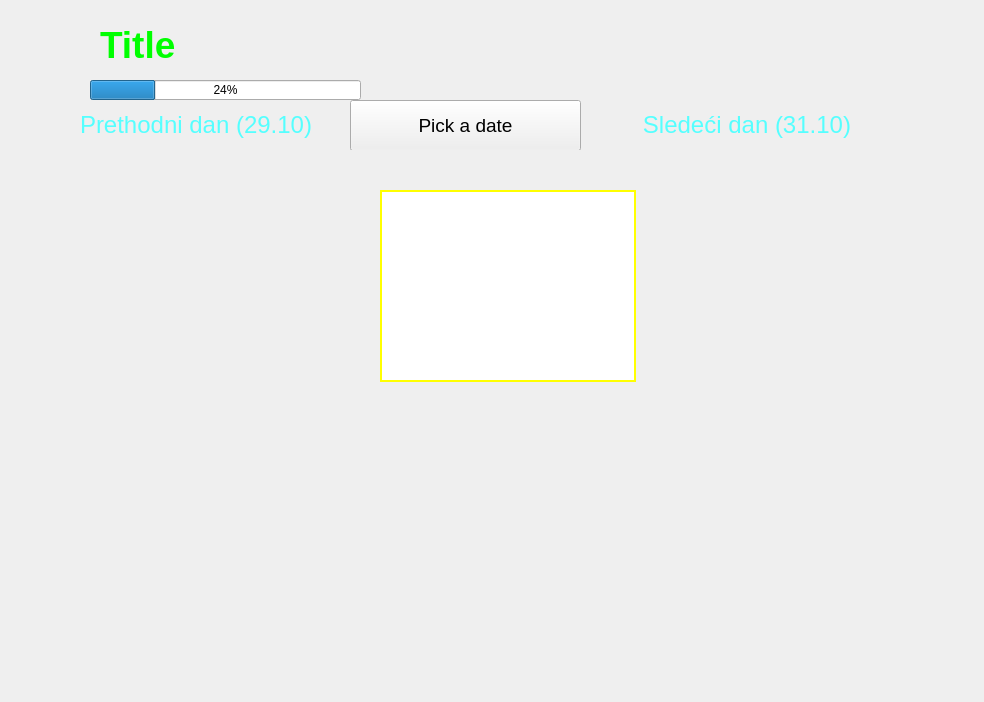
<?xml version="1.0" encoding="UTF-8"?>
<ui version="4.0">
 <class>Frame</class>
 <widget class="QFrame" name="Frame">
  <property name="geometry">
   <rect>
    <x>0</x>
    <y>0</y>
    <width>984</width>
    <height>702</height>
   </rect>
  </property>
  <property name="windowTitle">
   <string>Frame</string>
  </property>
  <widget class="QLabel" name="lbl_title">
   <property name="geometry">
    <rect>
     <x>100</x>
     <y>10</y>
     <width>771</width>
     <height>70</height>
    </rect>
   </property>
   <property name="font">
    <font>
     <pointsize>28</pointsize>
     <weight>75</weight>
     <bold>true</bold>
    </font>
   </property>
   <property name="styleSheet">
    <string notr="true">color: rgb(0, 255, 0);</string>
   </property>
   <property name="text">
    <string>Title</string>
   </property>
  </widget>
  <widget class="QLabel" name="lbl_site_nadanasnjidan">
   <property name="geometry">
    <rect>
     <x>10</x>
     <y>10</y>
     <width>70</width>
     <height>70</height>
    </rect>
   </property>
   <property name="text">
    <string/>
   </property>
   <property name="pixmap">
    <pixmap>../images/online_topics/websites/nadanasnjidan.jpg</pixmap>
   </property>
   <property name="scaledContents">
    <bool>true</bool>
   </property>
   <property name="alignment">
    <set>Qt::AlignCenter</set>
   </property>
  </widget>
  <widget class="QFrame" name="frm_nav">
   <property name="geometry">
    <rect>
     <x>20</x>
     <y>100</y>
     <width>900</width>
     <height>50</height>
    </rect>
   </property>
   <property name="frameShape">
    <enum>QFrame::NoFrame</enum>
   </property>
   <property name="frameShadow">
    <enum>QFrame::Plain</enum>
   </property>
   <widget class="QLabel" name="lbl_nav_prev_pic">
    <property name="geometry">
     <rect>
      <x>0</x>
      <y>0</y>
      <width>50</width>
      <height>50</height>
     </rect>
    </property>
    <property name="styleSheet">
     <string notr="true">QLabel {color: rgb(85, 255, 255);}
QLabel:hover {background-color: qlineargradient(spread:pad, x1:0, y1:0.00568182, x2:0.98, y2:0.982955, stop:0 rgb(38, 19, 255), stop:1 rgb(150, 207, 207));}

</string>
    </property>
    <property name="text">
     <string/>
    </property>
    <property name="pixmap">
     <pixmap>../images/back_arrow.png</pixmap>
    </property>
    <property name="scaledContents">
     <bool>true</bool>
    </property>
   </widget>
   <widget class="QLabel" name="lbl_nav_prev">
    <property name="geometry">
     <rect>
      <x>60</x>
      <y>0</y>
      <width>271</width>
      <height>50</height>
     </rect>
    </property>
    <property name="font">
     <font>
      <pointsize>18</pointsize>
     </font>
    </property>
    <property name="styleSheet">
     <string notr="true">QLabel {color: rgb(85, 255, 255);}
QLabel:hover {background-color: qlineargradient(spread:pad, x1:0, y1:0.00568182, x2:0.98, y2:0.982955, stop:0 rgb(38, 19, 255), stop:1 rgb(150, 207, 207));}

</string>
    </property>
    <property name="text">
     <string>Prethodni dan (29.10)</string>
    </property>
   </widget>
   <widget class="QLabel" name="lbl_nav_next_pic">
    <property name="geometry">
     <rect>
      <x>850</x>
      <y>0</y>
      <width>50</width>
      <height>50</height>
     </rect>
    </property>
    <property name="styleSheet">
     <string notr="true">QLabel {color: rgb(85, 255, 255);}
QLabel:hover {background-color: qlineargradient(spread:pad, x1:0, y1:0.00568182, x2:0.98, y2:0.982955, stop:0 rgb(38, 19, 255), stop:1 rgb(150, 207, 207));}

</string>
    </property>
    <property name="text">
     <string/>
    </property>
    <property name="pixmap">
     <pixmap>../images/forward_arrow.png</pixmap>
    </property>
    <property name="scaledContents">
     <bool>true</bool>
    </property>
   </widget>
   <widget class="QLabel" name="lbl_nav_next">
    <property name="geometry">
     <rect>
      <x>560</x>
      <y>0</y>
      <width>271</width>
      <height>50</height>
     </rect>
    </property>
    <property name="font">
     <font>
      <pointsize>18</pointsize>
     </font>
    </property>
    <property name="styleSheet">
     <string notr="true">QLabel {color: rgb(85, 255, 255);}
QLabel:hover {background-color: qlineargradient(spread:pad, x1:0, y1:0.00568182, x2:0.98, y2:0.982955, stop:0 rgb(38, 19, 255), stop:1 rgb(150, 207, 207));}

</string>
    </property>
    <property name="text">
     <string>Sledeći dan (31.10)</string>
    </property>
    <property name="alignment">
     <set>Qt::AlignRight|Qt::AlignTrailing|Qt::AlignVCenter</set>
    </property>
   </widget>
   <widget class="QPushButton" name="btn_nav_date">
    <property name="geometry">
     <rect>
      <x>330</x>
      <y>0</y>
      <width>231</width>
      <height>51</height>
     </rect>
    </property>
    <property name="font">
     <font>
      <pointsize>14</pointsize>
     </font>
    </property>
    <property name="styleSheet">
     <string notr="true">QPushButton:hover {background-color: qlineargradient(spread:pad, x1:0, y1:0.00568182, x2:0.98, y2:0.982955, stop:0 rgb(38, 19, 255), stop:1 rgb(150, 207, 207));}

</string>
    </property>
    <property name="text">
     <string>Pick a date</string>
    </property>
    <property name="icon">
     <iconset>
      <normaloff>../images/cm_item_calendar.png</normaloff>../images/cm_item_calendar.png</iconset>
    </property>
    <property name="iconSize">
     <size>
      <width>45</width>
      <height>45</height>
     </size>
    </property>
   </widget>
  </widget>
  <widget class="QProgressBar" name="prg_event">
   <property name="geometry">
    <rect>
     <x>90</x>
     <y>80</y>
     <width>271</width>
     <height>20</height>
    </rect>
   </property>
   <property name="value">
    <number>24</number>
   </property>
  </widget>
  <widget class="QLabel" name="lbl_pic">
   <property name="geometry">
    <rect>
     <x>20</x>
     <y>170</y>
     <width>61</width>
     <height>41</height>
    </rect>
   </property>
   <property name="styleSheet">
    <string notr="true">background-color: rgba(255, 255, 255, 0);</string>
   </property>
   <property name="text">
    <string/>
   </property>
   <property name="scaledContents">
    <bool>false</bool>
   </property>
   <property name="alignment">
    <set>Qt::AlignCenter</set>
   </property>
  </widget>
  <widget class="QListWidget" name="lst_pic">
   <property name="geometry">
    <rect>
     <x>380</x>
     <y>190</y>
     <width>256</width>
     <height>192</height>
    </rect>
   </property>
   <property name="styleSheet">
    <string notr="true">color: rgb(255, 255, 0);</string>
   </property>
   <property name="frameShape">
    <enum>QFrame::Box</enum>
   </property>
   <property name="frameShadow">
    <enum>QFrame::Plain</enum>
   </property>
   <property name="lineWidth">
    <number>2</number>
   </property>
   <property name="editTriggers">
    <set>QAbstractItemView::NoEditTriggers</set>
   </property>
   <property name="flow">
    <enum>QListView::LeftToRight</enum>
   </property>
   <property name="selectionRectVisible">
    <bool>false</bool>
   </property>
  </widget>
  <widget class="QLabel" name="lbl_close">
   <property name="geometry">
    <rect>
     <x>650</x>
     <y>200</y>
     <width>25</width>
     <height>25</height>
    </rect>
   </property>
   <property name="text">
    <string/>
   </property>
   <property name="pixmap">
    <pixmap>../images/close.png</pixmap>
   </property>
   <property name="scaledContents">
    <bool>true</bool>
   </property>
  </widget>
 </widget>
 <resources/>
 <connections/>
</ui>
